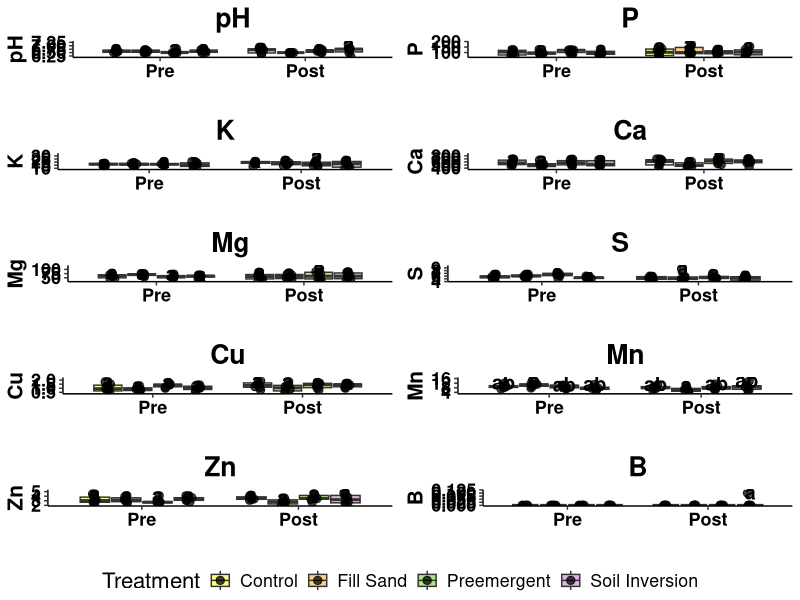

Reproduce this figure in R.
################################################################################
################################################################################
#########################  FWF - Site Prep Study  ##############################
#########################      Soil Chemistry     ##############################
#########################  University of Florida  ##############################
#########################      Gage LaPierre      ##############################
#########################      2024 - 2025        ##############################
################################################################################
################################################################################

######################### Clears Environment & History #########################
rm(list = ls(all = TRUE))
cat("\014")

######################### Installs Packages #####################################
list.of.packages <- c(
  "tidyverse", "car", "ggpubr", "emmeans",
  "multcomp", "multcompView", "lme4", "lmerTest"
)

new.packages <- list.of.packages[
  !(list.of.packages %in% installed.packages()[, "Package"])
]

if (length(new.packages)) {
  install.packages(new.packages)
}

######################### Loads Packages ########################################
library(tidyverse)
library(car)
library(ggpubr)
library(emmeans)
library(multcomp)
library(multcompView)
library(lme4)
library(lmerTest)

######################### Read in Soil Data #####################################
Data <- read.csv(
  "Data/Site Prep Data - Soil.csv",
  stringsAsFactors = FALSE,
  check.names = TRUE
)

dir.create("Figures", showWarnings = FALSE, recursive = TRUE)
dir.create("Tables", showWarnings = FALSE, recursive = TRUE)

######################### Prepare Variables #####################################

# In this dataset, Sample identifies the experimental plot:
# 1-1 through 1-12 are in Block 1
# 2-1 through 2-12 are in Block 2

Data <- Data %>%
  mutate(
    Block = factor(sub("-.*", "", Sample)),
    Plot_ID = factor(Sample),
    Treatment = factor(
      Treatment,
      levels = c(
        "Control",
        "Fill Sand",
        "Preemergent",
        "Soil Inversion"
      )
    ),
    Time = factor(
      Time,
      levels = c("Pre", "Post")
    )
  )

# Confirm the design structure
print(table(Data$Block, Data$Treatment, Data$Time))
print(table(Data$Plot_ID, Data$Time))

if (nlevels(Data$Block) != 2) {
  stop("The dataset should contain exactly two blocks.")
}

if (nlevels(Data$Plot_ID) != 24) {
  stop("The dataset should contain exactly 24 unique plots.")
}

if (any(table(Data$Plot_ID, Data$Time) != 1)) {
  stop("Each plot should have one Pre and one Post observation.")
}

######################### Soil Properties #######################################
soil_properties <- c(
  "pH", "P", "K", "Ca", "Mg",
  "S", "Cu", "Mn", "Zn", "B"
)

missing_properties <- setdiff(
  soil_properties,
  names(Data)
)

if (length(missing_properties) > 0) {
  stop(
    "Missing soil-property columns: ",
    paste(missing_properties, collapse = ", ")
  )
}

######################### Treatment Colors ######################################
treat_colors <- c(
  "Control" = "yellow",
  "Fill Sand" = "orange",
  "Preemergent" = "#66CC00",
  "Soil Inversion" = "#CC66CC"
)

######################### Analysis and Plot Function ############################
plot_soil_prop <- function(df, prop) {
  
  cat("\n==================================================\n")
  cat("Soil property:", prop, "\n")
  cat("==================================================\n")
  
  # Block is a fixed design effect.
  # Plot_ID is a random intercept accounting for repeated Pre/Post
  # measurements from the same experimental plot.
  formula <- as.formula(
    paste0(
      prop,
      " ~ Block + Treatment * Time + (1 | Plot_ID)"
    )
  )
  
  model <- lmer(
    formula,
    data = df,
    REML = TRUE
  )
  
  # Type III tests with Satterthwaite denominator degrees of freedom.
  # Type III is appropriate here because the model contains an interaction.
  aov_res <- anova(
    model,
    type = 3,
    ddf = "Satterthwaite"
  )
  
  print(aov_res)
  
  ######################## Assumption Checks ####################################
  
  residuals_df <- data.frame(
    Fitted = fitted(model),
    Residual = residuals(model)
  )
  
  shapiro_res <- shapiro.test(
    residuals(model)
  )
  
  cat("\nShapiro-Wilk test of model residuals:\n")
  print(shapiro_res)
  
  ######################## Estimated Marginal Means #############################
  
  emm <- emmeans(
    model,
    ~ Treatment * Time
  )
  
  # Tukey-adjusted comparisons among all eight Treatment x Time combinations.
  pairwise_res <- pairs(
    emm,
    adjust = "tukey"
  )
  
  cld_res <- multcomp::cld(
    emm,
    adjust = "tukey",
    Letters = letters,
    alpha = 0.05
  ) %>%
    as.data.frame() %>%
    mutate(
      .group = trimws(.group)
    )
  
  print(emm)
  print(pairwise_res)
  
  ######################## Label Positions ######################################
  
  observed_range <- range(
    df[[prop]],
    na.rm = TRUE
  )
  
  label_offset <- diff(observed_range) * 0.08
  
  if (label_offset == 0) {
    label_offset <- max(abs(observed_range), 1) * 0.08
  }
  
  label_data <- df %>%
    group_by(
      Treatment,
      Time
    ) %>%
    summarise(
      y_pos = max(
        .data[[prop]],
        na.rm = TRUE
      ) + label_offset,
      .groups = "drop"
    ) %>%
    left_join(
      cld_res %>%
        dplyr::select(
          Treatment,
          Time,
          .group
        ),
      by = c(
        "Treatment",
        "Time"
      )
    )
  
  ######################## Plot #################################################
  
  p <- ggplot(
    df,
    aes(
      x = Time,
      y = .data[[prop]],
      fill = Treatment
    )
  ) +
    geom_boxplot(
      alpha = 0.5,
      outlier.shape = NA,
      position = position_dodge(width = 0.8)
    ) +
    geom_point(
      color = "black",
      size = 2.5,
      alpha = 0.75,
      position = position_jitterdodge(
        jitter.width = 0.12,
        dodge.width = 0.8
      )
    ) +
    geom_text(
      data = label_data,
      aes(
        x = Time,
        y = y_pos,
        label = .group,
        group = Treatment
      ),
      position = position_dodge(width = 0.8),
      inherit.aes = FALSE,
      size = 5,
      fontface = "bold"
    ) +
    scale_fill_manual(
      values = treat_colors
    ) +
    scale_y_continuous(
      expand = expansion(
        mult = c(0.05, 0.18)
      )
    ) +
    labs(
      x = "",
      y = prop,
      title = prop
    ) +
    theme_classic() +
    theme(
      plot.title = element_text(
        hjust = 0.5,
        face = "bold",
        colour = "black"
      ),
      text = element_text(size = 16),
      axis.title.x = element_text(
        size = 15,
        face = "bold",
        colour = "black"
      ),
      axis.title.y = element_text(
        size = 15,
        face = "bold",
        colour = "black"
      ),
      axis.text.x = element_text(
        size = 13,
        face = "bold",
        color = "black"
      ),
      axis.text.y = element_text(
        size = 13,
        face = "bold",
        color = "black"
      ),
      legend.position = "bottom"
    )
  
  ######################## Return Results #######################################
  
  return(
    list(
      Property = prop,
      Model = model,
      ANOVA = aov_res,
      Shapiro = shapiro_res,
      EMM = emm,
      Pairwise = pairwise_res,
      CLD = cld_res,
      Plot = p
    )
  )
}

######################### Run All Soil Analyses #################################
soil_results <- lapply(
  soil_properties,
  function(prop) {
    plot_soil_prop(
      Data,
      prop
    )
  }
)

names(soil_results) <- soil_properties

######################### Extract Plots #########################################
soil_plots <- lapply(
  soil_results,
  function(x) {
    x$Plot
  }
)

######################### Arrange Plot Panel ####################################
soil_panel <- ggpubr::ggarrange(
  plotlist = soil_plots,
  ncol = 2,
  nrow = 5,
  common.legend = TRUE,
  legend = "bottom"
)

print(soil_panel)

ggsave(
  "Figures/Soil_Properties_Panel_with_Letters.tiff",
  plot = soil_panel,
  width = 12,
  height = 18,
  units = "in",
  dpi = 300,
  compression = "lzw"
)

######################### Export ANOVA Results ##################################
anova_tables <- lapply(
  soil_results,
  function(x) {
    as.data.frame(x$ANOVA) %>%
      rownames_to_column("Effect") %>%
      mutate(
        Property = x$Property,
        .before = 1
      )
  }
)

anova_table_all <- bind_rows(
  anova_tables
)

write.csv(
  anova_table_all,
  "Tables/Soil_Properties_Repeated_Measures_ANOVA.csv",
  row.names = FALSE
)

######################### Export Estimated Marginal Means #######################
emm_tables <- lapply(
  soil_results,
  function(x) {
    as.data.frame(x$EMM) %>%
      mutate(
        Property = x$Property,
        .before = 1
      )
  }
)

emm_table_all <- bind_rows(
  emm_tables
)

write.csv(
  emm_table_all,
  "Tables/Soil_Properties_Estimated_Marginal_Means.csv",
  row.names = FALSE
)

######################### Export Tukey Comparisons ##############################
pairwise_tables <- lapply(
  soil_results,
  function(x) {
    as.data.frame(x$Pairwise) %>%
      mutate(
        Property = x$Property,
        .before = 1
      )
  }
)

pairwise_table_all <- bind_rows(
  pairwise_tables
)

write.csv(
  pairwise_table_all,
  "Tables/Soil_Properties_Tukey_Comparisons.csv",
  row.names = FALSE
)

######################### Export Compact Letter Groups ##########################
cld_tables <- lapply(
  soil_results,
  function(x) {
    x$CLD %>%
      mutate(
        Property = x$Property,
        .before = 1
      )
  }
)

cld_table_all <- bind_rows(
  cld_tables
)

write.csv(
  cld_table_all,
  "Tables/Soil_Properties_Compact_Letter_Groups.csv",
  row.names = FALSE
)

######################### Model Diagnostics Plots ###############################
pdf(
  "Figures/Soil_Properties_Model_Diagnostics.pdf",
  width = 8,
  height = 8
)

for (prop in soil_properties) {
  
  model <- soil_results[[prop]]$Model
  
  par(mfrow = c(1, 2))
  
  plot(
    fitted(model),
    residuals(model),
    xlab = "Fitted values",
    ylab = "Residuals",
    main = paste(prop, "- Residuals vs fitted")
  )
  
  abline(
    h = 0,
    lty = 2
  )
  
  qqnorm(
    residuals(model),
    main = paste(prop, "- Normal Q-Q")
  )
  
  qqline(
    residuals(model)
  )
}

dev.off()
